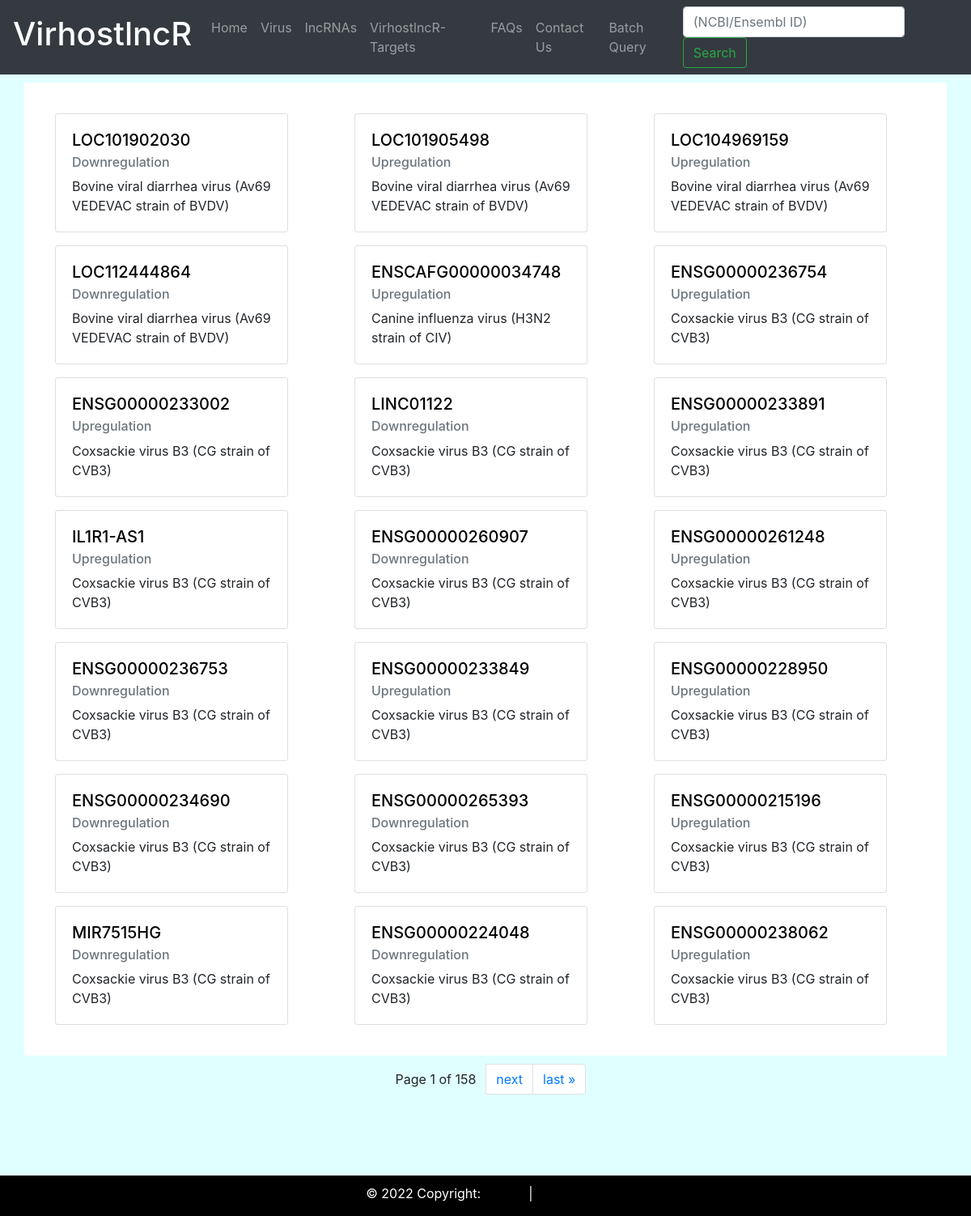
Page /VirhostlncR/lncrna_list/ on the committed database.
### lncrna/models.py (models this page shows, shortened)
class Lncrna(models.Model):
    stimuli = models.CharField(max_length = 255)
    dosage = models.CharField(max_length = 255)
    time_point = models.CharField(max_length = 50 )
    experiment_type = models.CharField( max_length = 200)
    cell_line = models.CharField(max_length = 255)
    lncrna_name = models.CharField(max_length = 255)
    ncbi_gene = models.CharField(max_length = 255 , null = True, blank = True )
    ensembl_id = models.CharField(max_length = 255, null = True, blank = True )
    foldchange = models.CharField( max_length = 255, null = True, blank = True )
    expression = models.CharField(max_length = 50)
    pubmed_id = models.CharField(max_length = 50, null = True , blank = True)
    reference = models.CharField(max_length = 255, null = True, blank = True)

### lncrna/views.py (the view)
# urls.py: path('lncrna_list/', views.lncrna_list, name = 'lncrna_list'),
def lncrna_list(request):
    p = Paginator(Lncrna.objects.all().order_by('stimuli'), 21)
    page =  request.GET.get('page')
    lncrna_p = p.get_page(page)
    context = {'lncrna_p':lncrna_p}
    return render(request,'lncrna/lncrna_list.html', context)

### virhost_lncr/templatetags/custom_tags.py (called while the page is built)
def modify_name(value):
    if '_' in value:
       value = value.replace('_','/')
    return value

### templates/lncrna/lncrna_list.html (shortened to what this page needs)
{% extends 'lncrna/base.html' %}
{% load custom_tags %}
{% block content %}
<div class="container" style=" background-color: white; margin-top: 10px; padding: 30px;">
<div class="row">
{% for lncrna in lncrna_p %}
    <div class="col  col-xs-6 mx-2 my-2" >
        <div class="card" style="width: 18rem;">
          <div class="card-body">
            {% if lncrna.ncbi_gene %}
            <a  href="{% url 'lncrna:lncraname' lncrna.ncbi_gene %}">
            <h5 class="card-title ">{{ lncrna.ncbi_gene }}</h5> </a>
            {% else %}
            <a  href="{% url 'lncrna:lncraname' lncrna.ensembl_id %}">
            <h5 class="card-title">{{ lncrna.ensembl_id }}</h5> </a>
            {% endif %}
            <h6 class="card-subtitle mb-2 text-muted">{{ lncrna.expression }}</h6>
            <p class="card-text"> {{ lncrna.stimuli|modify_name }}</p>
          </div>
        </div>
    </div>
{% endfor %}
</div>
</div>
<div class="conatiner">
<div class="row">
    <div class="col" style=" margin-top: 10px" >
    <div class="d-flex justify-content-center">
<nav aria-label="Page navigation example">
<ul class="pagination">
<li class="page-item btn">
Page {{ lncrna_p.number }} of {{ lncrna_p.paginator.num_pages }}
</li>
{% if lncrna_p.has_next %}
<li class="page-item">
<a class="page-link" href="?page={{ lncrna_p.next_page_number }}"> next </a>
</li>
<li class="page-item">
    <a class="page-link" href="?page={{ lncrna_p.paginator.num_pages }}"> last &raquo</a>
{% endif %}
</li>
</ul>
</nav>
</div>
</div>
</div>
</div>
{% endblock %}

### templates/lncrna/base.html (style rules this page uses)
body { background-color: #E0FFFF; }

### templates/lncrna/lncrna_list.html (style rules this page uses)
a { color: black; text-decoration: none; }

### rows in the picture
Lncrna: ncbi_gene "LOC101902030", expression "Downregulation", stimuli|modify_name "Bovine viral diarrhea virus (Av69 VEDEVAC strain of BVDV)"
Lncrna: ncbi_gene "LOC101905498", expression "Upregulation", stimuli|modify_name "Bovine viral diarrhea virus (Av69 VEDEVAC strain of BVDV)"
Lncrna: ncbi_gene "LOC104969159", expression "Upregulation", stimuli|modify_name "Bovine viral diarrhea virus (Av69 VEDEVAC strain of BVDV)"
Lncrna: ncbi_gene "LOC112444864", expression "Downregulation", stimuli|modify_name "Bovine viral diarrhea virus (Av69 VEDEVAC strain of BVDV)"
Lncrna: ensembl_id "ENSCAFG00000034748", expression "Upregulation", stimuli|modify_name "Canine influenza virus (H3N2 strain of CIV)"
Lncrna: ensembl_id "ENSG00000236754", expression "Upregulation", stimuli|modify_name "Coxsackie virus B3 (CG strain of CVB3)"
Lncrna: ensembl_id "ENSG00000233002", expression "Upregulation", stimuli|modify_name "Coxsackie virus B3 (CG strain of CVB3)"
Lncrna: ncbi_gene "LINC01122", expression "Downregulation", stimuli|modify_name "Coxsackie virus B3 (CG strain of CVB3)"
Lncrna: ensembl_id "ENSG00000233891", expression "Upregulation", stimuli|modify_name "Coxsackie virus B3 (CG strain of CVB3)"
Lncrna: ncbi_gene "IL1R1-AS1", expression "Upregulation", stimuli|modify_name "Coxsackie virus B3 (CG strain of CVB3)"
Lncrna: ensembl_id "ENSG00000260907", expression "Downregulation", stimuli|modify_name "Coxsackie virus B3 (CG strain of CVB3)"
Lncrna: ensembl_id "ENSG00000261248", expression "Upregulation", stimuli|modify_name "Coxsackie virus B3 (CG strain of CVB3)"
Lncrna: ensembl_id "ENSG00000236753", expression "Downregulation", stimuli|modify_name "Coxsackie virus B3 (CG strain of CVB3)"
Lncrna: ensembl_id "ENSG00000233849", expression "Upregulation", stimuli|modify_name "Coxsackie virus B3 (CG strain of CVB3)"
Lncrna: ensembl_id "ENSG00000228950", expression "Upregulation", stimuli|modify_name "Coxsackie virus B3 (CG strain of CVB3)"
Lncrna: ensembl_id "ENSG00000234690", expression "Downregulation", stimuli|modify_name "Coxsackie virus B3 (CG strain of CVB3)"
Lncrna: ensembl_id "ENSG00000265393", expression "Downregulation", stimuli|modify_name "Coxsackie virus B3 (CG strain of CVB3)"
Lncrna: ensembl_id "ENSG00000215196", expression "Upregulation", stimuli|modify_name "Coxsackie virus B3 (CG strain of CVB3)"
Lncrna: ncbi_gene "MIR7515HG", expression "Downregulation", stimuli|modify_name "Coxsackie virus B3 (CG strain of CVB3)"
Lncrna: ensembl_id "ENSG00000224048", expression "Downregulation", stimuli|modify_name "Coxsackie virus B3 (CG strain of CVB3)"
Lncrna: ensembl_id "ENSG00000238062", expression "Upregulation", stimuli|modify_name "Coxsackie virus B3 (CG strain of CVB3)"

### other values in the picture
{{ lncrna_p.number }} "1"
{{ lncrna_p.paginator.num_pages }} "158"
